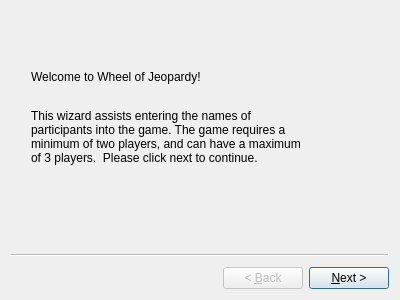
<?xml version="1.0" encoding="UTF-8"?>
<ui version="4.0">
 <class>Wizard</class>
 <widget class="QWizard" name="Wizard">
  <property name="geometry">
   <rect>
    <x>0</x>
    <y>0</y>
    <width>400</width>
    <height>300</height>
   </rect>
  </property>
  <property name="focusPolicy">
   <enum>Qt::StrongFocus</enum>
  </property>
  <property name="windowTitle">
   <string>Wizard</string>
  </property>
  <property name="wizardStyle">
   <enum>QWizard::ClassicStyle</enum>
  </property>
  <property name="options">
   <set>QWizard::NoBackButtonOnLastPage|QWizard::NoCancelButton</set>
  </property>
  <widget class="QWizardPage" name="pageWizardStart">
   <widget class="QLabel" name="labelWelcomeNotes">
    <property name="geometry">
     <rect>
      <x>20</x>
      <y>90</y>
      <width>281</width>
      <height>71</height>
     </rect>
    </property>
    <property name="text">
     <string>This wizard assists entering the names of participants into the game. The game requires a minimum of two players, and can have a maximum of 3 players.  Please click next to continue.</string>
    </property>
    <property name="wordWrap">
     <bool>true</bool>
    </property>
   </widget>
   <widget class="QLabel" name="labelWelcomeTitle">
    <property name="geometry">
     <rect>
      <x>20</x>
      <y>45</y>
      <width>191</width>
      <height>41</height>
     </rect>
    </property>
    <property name="text">
     <string>Welcome to Wheel of Jeopardy!</string>
    </property>
    <property name="wordWrap">
     <bool>true</bool>
    </property>
   </widget>
  </widget>
  <widget class="MyRegistrationWizardPage" name="pageUserEntry">
   <property name="focusPolicy">
    <enum>Qt::WheelFocus</enum>
   </property>
   <widget class="QLabel" name="labelPlayerName">
    <property name="geometry">
     <rect>
      <x>40</x>
      <y>50</y>
      <width>111</width>
      <height>16</height>
     </rect>
    </property>
    <property name="text">
     <string>Enter Player Name:</string>
    </property>
   </widget>
   <widget class="QLabel" name="labelPageTitle">
    <property name="geometry">
     <rect>
      <x>40</x>
      <y>20</y>
      <width>121</width>
      <height>16</height>
     </rect>
    </property>
    <property name="font">
     <font>
      <family>DejaVu Sans</family>
      <weight>75</weight>
      <bold>true</bold>
     </font>
    </property>
    <property name="text">
     <string>Player Name Entry</string>
    </property>
   </widget>
   <widget class="QLabel" name="labelFeedback">
    <property name="geometry">
     <rect>
      <x>40</x>
      <y>110</y>
      <width>151</width>
      <height>41</height>
     </rect>
    </property>
    <property name="text">
     <string/>
    </property>
   </widget>
   <widget class="QListWidget" name="listWidget">
    <property name="geometry">
     <rect>
      <x>200</x>
      <y>110</y>
      <width>140</width>
      <height>81</height>
     </rect>
    </property>
    <property name="autoFillBackground">
     <bool>false</bool>
    </property>
    <property name="frameShape">
     <enum>QFrame::StyledPanel</enum>
    </property>
    <property name="frameShadow">
     <enum>QFrame::Sunken</enum>
    </property>
    <property name="editTriggers">
     <set>QAbstractItemView::NoEditTriggers</set>
    </property>
    <property name="dragEnabled">
     <bool>false</bool>
    </property>
    <property name="alternatingRowColors">
     <bool>false</bool>
    </property>
    <property name="selectionBehavior">
     <enum>QAbstractItemView::SelectItems</enum>
    </property>
   </widget>
   <widget class="QPushButton" name="buttonAddPlayer">
    <property name="geometry">
     <rect>
      <x>200</x>
      <y>80</y>
      <width>80</width>
      <height>22</height>
     </rect>
    </property>
    <property name="text">
     <string>Add Player</string>
    </property>
   </widget>
   <widget class="QPushButton" name="buttonClearPlayers">
    <property name="geometry">
     <rect>
      <x>260</x>
      <y>200</y>
      <width>80</width>
      <height>22</height>
     </rect>
    </property>
    <property name="text">
     <string>Clear</string>
    </property>
   </widget>
   <widget class="QLineEdit" name="inputPlayerName">
    <property name="geometry">
     <rect>
      <x>40</x>
      <y>80</y>
      <width>151</width>
      <height>22</height>
     </rect>
    </property>
    <property name="inputMethodHints">
     <set>Qt::ImhNoPredictiveText</set>
    </property>
    <property name="placeholderText">
     <string>Amilio</string>
    </property>
   </widget>
  </widget>
  <widget class="QWizardPage" name="pageWizardFinished">
   <widget class="QLabel" name="labelPageTitle_2">
    <property name="geometry">
     <rect>
      <x>40</x>
      <y>20</y>
      <width>121</width>
      <height>16</height>
     </rect>
    </property>
    <property name="font">
     <font>
      <family>DejaVu Sans</family>
      <weight>75</weight>
      <bold>true</bold>
     </font>
    </property>
    <property name="text">
     <string>Player Name Entry</string>
    </property>
   </widget>
   <widget class="QLabel" name="labelTextDirection1">
    <property name="geometry">
     <rect>
      <x>40</x>
      <y>60</y>
      <width>191</width>
      <height>16</height>
     </rect>
    </property>
    <property name="text">
     <string>Successfully Registered Players!</string>
    </property>
   </widget>
   <widget class="QLabel" name="labelTextDirection2">
    <property name="geometry">
     <rect>
      <x>40</x>
      <y>90</y>
      <width>221</width>
      <height>16</height>
     </rect>
    </property>
    <property name="text">
     <string>Press 'Finish' to start game!</string>
    </property>
   </widget>
  </widget>
 </widget>
 <customwidgets>
  <customwidget>
   <class>MyRegistrationWizardPage</class>
   <extends>QWizardPage</extends>
   <header location="global">myRegistrationWizardPage</header>
   <container>1</container>
  </customwidget>
 </customwidgets>
 <resources/>
 <connections/>
</ui>
